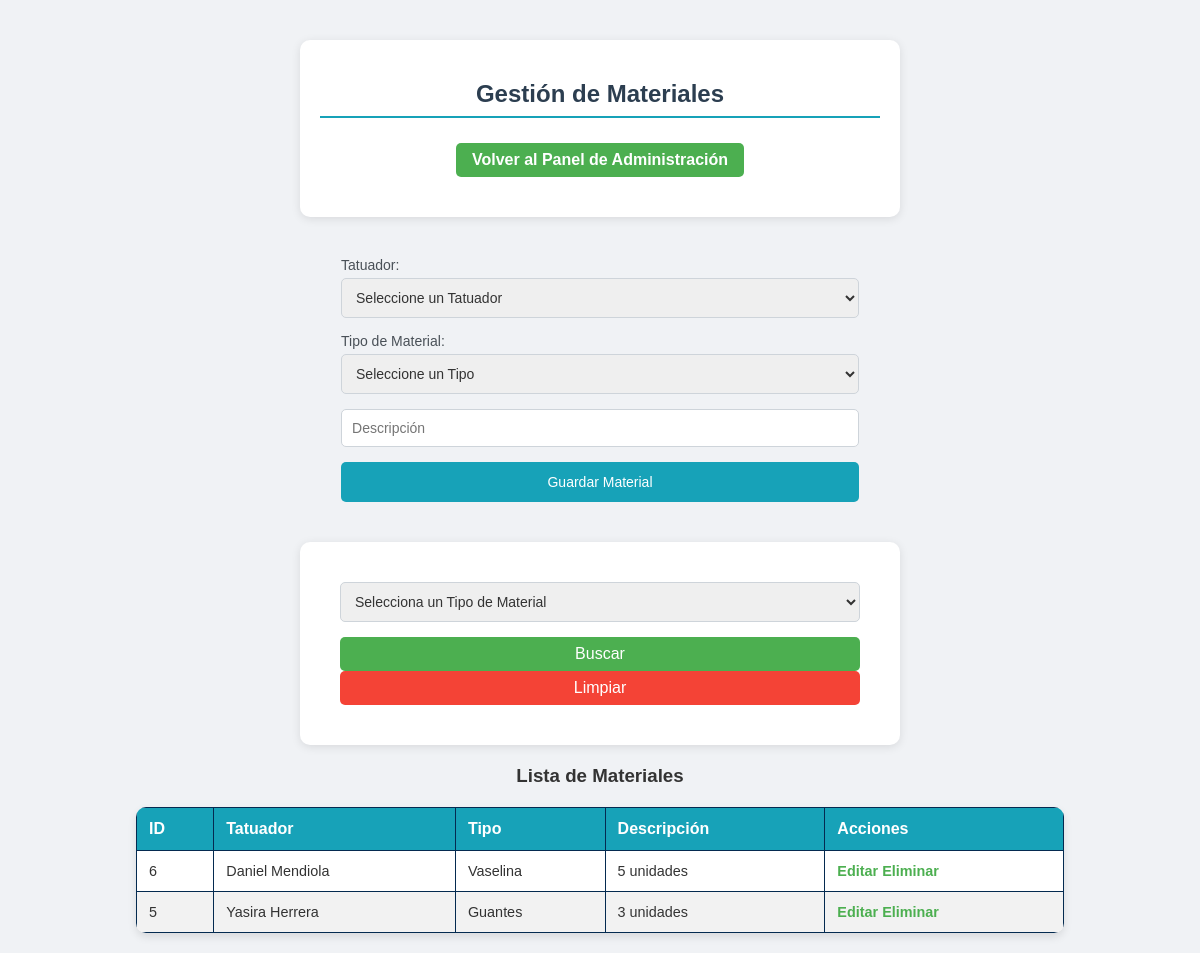
Screenshot of /materiales.php with the database file from the repository.
### tables this page shows
CREATE TABLE `tipo_de_material` (
  `id_material` int(10) NOT NULL,
  `nombre` varchar(50) NOT NULL,
  `tipo` varchar(50) NOT NULL,
  `descripcion` varchar(100) NOT NULL
);

CREATE TABLE `tatuador` (
  `id_tar` int(10) NOT NULL,
  `nombre` varchar(100) NOT NULL,
  `telefono` int(11) NOT NULL,
  `especialidad` varchar(50) NOT NULL
);

### materiales.php (the view, shortened to what this page needs)
<?php
include 'connection.php';
$where = "";
$sql = "SELECT tipo_de_material.*, tatuador.nombre as tatuador_nombre
        FROM tipo_de_material
        JOIN tatuador ON tipo_de_material.nombre = tatuador.nombre
        $where";
$stmt = $conn->prepare($sql);
$stmt->execute();
$result = $stmt->get_result();
?>
<!DOCTYPE html>
<html lang="es">
<head>
    <link rel="stylesheet" href="css/estilo.css">
</head>
<body>
<div class="form-container">
    <h2>Gestión de Materiales</h2>
    <a href="admin_dashboard.php" class="btn">Volver al Panel de Administración</a>
</div>
<form method="POST">
    <label for="nombre">Tatuador:</label>
    <select name="nombre" required>
        <option value="">Seleccione un Tatuador</option>
    </select>
    <label for="tipo">Tipo de Material:</label>
    <select name="tipo" required>
        <option value="">Seleccione un Tipo</option>
    </select>
    <input type="text" name="descripcion" placeholder="Descripción" required>
    <button type="submit">Guardar Material</button>
</form>
<div class="search-container">
    <form method="GET">
        <select name="tipo_material">
            <option value="">Selecciona un Tipo de Material</option>
        </select>
        <button type="submit" class="btn-buscar">Buscar</button>
        <button type="reset" onclick="window.location.href='materiales.php';" class="btn-limpiar">Limpiar</button>
    </form>
</div>
<h3>Lista de Materiales</h3>
<table>
    <thead>
        <tr>
            <th>ID</th>
            <th>Tatuador</th>
            <th>Tipo</th>
            <th>Descripción</th>
            <th>Acciones</th>
        </tr>
    </thead>
    <tbody>
        <?php while ($row = $result->fetch_assoc()): ?>
            <tr>
                <td><?php echo $row['id_material']; ?></td>
                <td><?php echo $row['tatuador_nombre']; ?></td>
                <td><?php echo $row['tipo']; ?></td>
                <td><?php echo $row['descripcion']; ?></td>
                <td>
                    <a href="editar_material.php?id=<?php echo $row['id_material']; ?>">Editar</a>
                    <a href="materiales.php?delete_id=<?php echo $row['id_material']; ?>" onclick="return confirm('¿Estás seguro de que deseas eliminar este material?');">Eliminar</a>
                </td>
            </tr>
        <?php endwhile; ?>
    </tbody>
</table>
</body>
</html>

### Kraken/css/estilo.css (style rules this page uses)
body { font-family: 'Arial', sans-serif; background-color: #e9ecef; margin: 0; }
.form-container { background-color: #ffffff; padding: 20px; border-radius: 8px; box-shadow: 0 4px 8px rgba(0, 0, 0, 0.1); max-width: 600px; margin: 0 auto 20px; }
.form-container h2 { font-size: 18px; color: #495057; border-bottom: 2px solid #17a2b8; padding-bottom: 8px; margin-bottom: 15px; }
form { padding: 20px; }
form label { font-size: 14px; color: #495057; display: block; margin-bottom: 5px; }
form input, form textarea, form select { width: 100%; padding: 10px; margin-bottom: 15px; border: 1px solid #ced4da; border-radius: 5px; font-size: 14px; }
form button { background-color: #17a2b8; color: #ffffff; border: none; padding: 12px 20px; border-radius: 5px; font-size: 14px; cursor: pointer; width: 100%; transition: background-color 0.3s ease; }
a { color: #17a2b8; text-decoration: none; }
table { width: 100%; border-collapse: collapse; margin-top: 20px; }
table th, table td { padding: 12px; border: 1px solid #042a50; text-align: left; }
table th { background-color: #17a2b8; color: #ffffff; }
table tbody tr:nth-child(even) { background-color: #f2f2f2; }

### materiales.php (style rules this page uses)
* { margin: 0; padding: 0; box-sizing: border-box; font-family: Arial, sans-serif; color: #333; }
body { background-color: #f0f2f5; display: flex; flex-direction: column; align-items: center; min-height: 100vh; padding: 20px; }
h2 { color: #2c3e50; font-size: 2.2em; margin-top: 20px; margin-bottom: 10px; text-align: center; }
.btn { background-color: #4CAF50; color: white; padding: 10px 20px; text-decoration: none; border-radius: 5px; display: inline-block; margin-bottom: 20px; transition: background-color 0.3s; }
.form-container { width: 80%; max-width: 600px; background-color: #ffffff; padding: 20px; border-radius: 10px; box-shadow: 0 2px 10px rgba(0, 0, 0, 0.1); margin: 20px 0; text-align: center; }
.form-container h2 { color: #2c3e50; margin-bottom: 15px; font-size: 1.5em; }
.form-container .btn { background-color: #4CAF50; color: white; padding: 8px 16px; text-decoration: none; border-radius: 5px; display: inline-block; margin-top: 10px; transition: background-color 0.3s; }
.search-container { width: 80%; max-width: 600px; background-color: #ffffff; padding: 20px; border-radius: 10px; box-shadow: 0 2px 10px rgba(0, 0, 0, 0.1); margin: 20px 0; text-align: center; }
.search-container button { padding: 8px 16px; font-size: 1em; border-radius: 5px; cursor: pointer; display: inline-block; margin-right: 10px; transition: background-color 0.3s; }
.btn-buscar { background-color: #4CAF50; color: white; border: none; }
.btn-limpiar { background-color: #f44336; color: white; border: none; }
table { width: 80%; max-width: 1000px; margin-top: 20px; border-collapse: collapse; background-color: #ffffff; border-radius: 10px; overflow: hidden; box-shadow: 0 4px 8px rgba(0, 0, 0, 0.1); }
th, td { padding: 12px; text-align: left; border-bottom: 1px solid #ddd; }
th { background-color: #2c3e50; color: #ecf0f1; }
td { font-size: 0.9em; color: #333; }
a { color: #4CAF50; text-decoration: none; font-weight: bold; }

### rows the page displays
tipo_de_material: id_material "6", tatuador.nombre "Daniel Mendiola", tipo "Vaselina", descripcion "5 unidades"
tipo_de_material: id_material "5", tatuador.nombre "Yasira Herrera", tipo "Guantes", descripcion "3 unidades"
